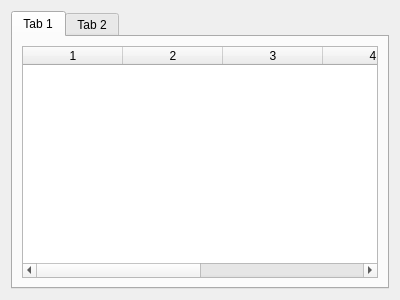
<?xml version="1.0" encoding="UTF-8"?>
<ui version="4.0">
 <class>WidgetTrades</class>
 <widget class="QWidget" name="WidgetTrades">
  <property name="geometry">
   <rect>
    <x>0</x>
    <y>0</y>
    <width>400</width>
    <height>300</height>
   </rect>
  </property>
  <property name="windowTitle">
   <string>Form</string>
  </property>
  <layout class="QVBoxLayout" name="verticalLayout">
   <item>
    <widget class="QTabWidget" name="tabWidget">
     <widget class="QWidget" name="tab">
      <attribute name="title">
       <string>Tab 1</string>
      </attribute>
      <layout class="QVBoxLayout" name="verticalLayout_2">
       <item>
        <widget class="QTableWidget" name="tableWidget">
         <property name="columnCount">
          <number>6</number>
         </property>
         <column/>
         <column/>
         <column/>
         <column/>
         <column/>
         <column/>
        </widget>
       </item>
      </layout>
     </widget>
     <widget class="QWidget" name="tab_2">
      <attribute name="title">
       <string>Tab 2</string>
      </attribute>
     </widget>
    </widget>
   </item>
  </layout>
 </widget>
 <resources/>
 <connections/>
</ui>
